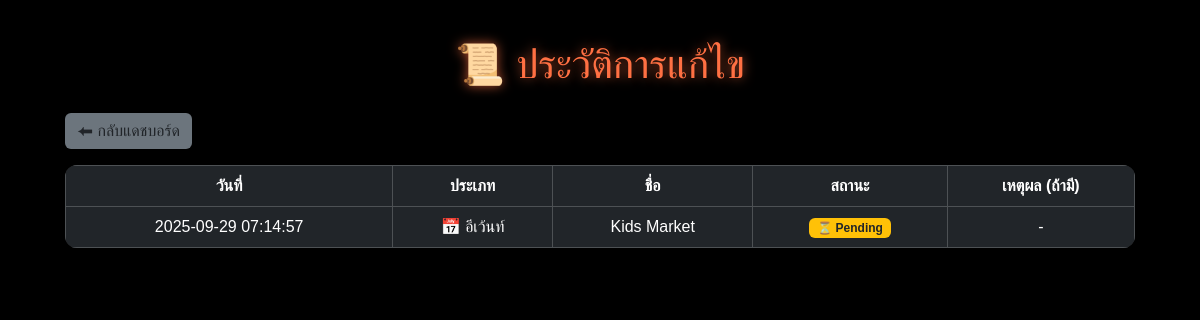
The app's page /admin/admin_history.php (signed in), older data.
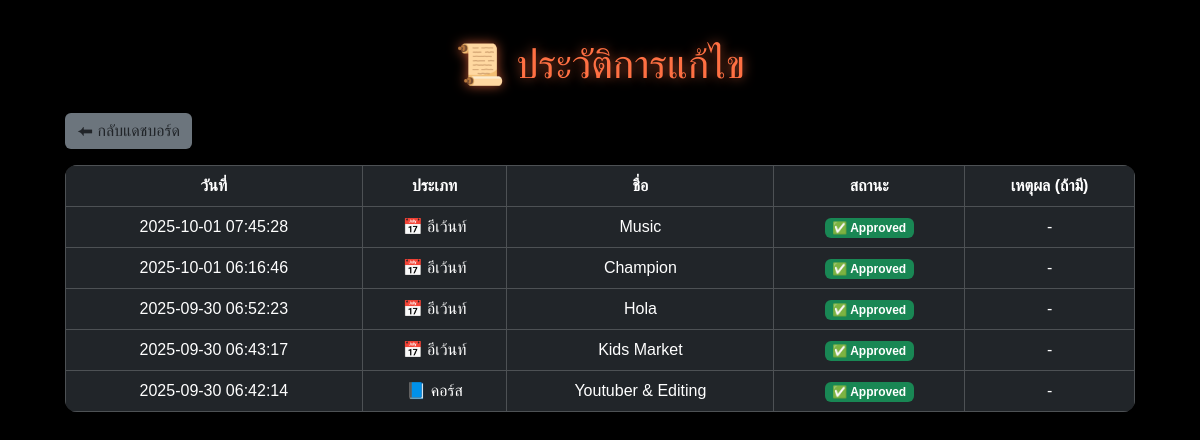
The same page, newer data.
### tables this page shows
CREATE TABLE `approval_history` (
  `id` int(11) NOT NULL,
  `item_type` enum('event','course') NOT NULL,
  `item_id` int(11) NOT NULL,
  `status` enum('pending','approved','disapproved') NOT NULL DEFAULT 'pending',
  `reason` text DEFAULT NULL,
  `created_at` timestamp NOT NULL DEFAULT current_timestamp()
);

### admin/admin_history.php (the view, shortened to what this page needs)
<?php
include __DIR__ . '/db_connect.php';
$result = mysqli_query($conn, "
    SELECT h.*,
           IF(h.item_type='course', c.CourseName, e.E_Title) AS item_name
    FROM approval_history h
    LEFT JOIN course c ON h.item_type='course' AND h.item_id=c.CourseID
    LEFT JOIN event e  ON h.item_type='event' AND h.item_id=e.EventID
    ORDER BY h.created_at DESC
");
?>
<!DOCTYPE html>
<html lang="th">
<head>
  <link href="https://cdn.jsdelivr.net/npm/bootstrap@5.3.3/dist/css/bootstrap.min.css" rel="stylesheet">
  <link rel="stylesheet" href="public/style.css">
</head>
<body>
  <div class="container">
    <h1>📜 ประวัติการแก้ไข</h1>
    <a href="admin_dashboard.php" class="btn btn-back mb-3">⬅ กลับแดชบอร์ด</a>
    <table class="table table-dark table-bordered align-middle">
      <thead>
        <tr>
          <th>วันที่</th>
          <th>ประเภท</th>
          <th>ชื่อ</th>
          <th>สถานะ</th>
          <th>เหตุผล (ถ้ามี)</th>
        </tr>
      </thead>
      <tbody>
        <?php while ($row = mysqli_fetch_assoc($result)) { ?>
          <tr>
            <td><?= $row['created_at'] ?></td>
            <td><?= $row['item_type'] == 'course' ? '📘 คอร์ส' : '📅 อีเว้นท์' ?></td>
            <td><?= htmlspecialchars($row['item_name']) ?></td>
            <td>
              <?php if ($row['status'] == 'approved'): ?>
                <span class="badge bg-success">✅ Approved</span>
              <?php elseif ($row['status'] == 'pending'): ?>
                <span class="badge bg-warning text-dark">⏳ Pending</span>
              <?php else: ?>
                <span class="badge bg-danger">❌ Disapproved</span>
              <?php endif; ?>
            </td>
            <td><?= htmlspecialchars($row['reason'] ?: '-') ?></td>
          </tr>
        <?php } ?>
      </tbody>
    </table>
  </div>
</body>
</html>

### admin/public/style.css (style rules this page uses)
body { font-family: 'Kanit', sans-serif; }

### admin/admin_history.php (style rules this page uses)
body { background: #000000ff; color: #f5f5f5; font-family: 'Prompt', sans-serif; }
.container { max-width: 1100px; margin: auto; padding: 40px 15px; }
h1 { color: #ff7043; text-align: center; margin-bottom: 25px; text-shadow: 0 0 12px rgba(255, 112, 67, .7); }
table { background: #2b2a2aff; border-radius: 12px; overflow: hidden; }
th { background: #ff7043; text-align: center; }
td { text-align: center; vertical-align: middle; }
.btn-back { background: #6c757d; border: none; }

Row changes from the older to the newer data that the page shows:
removed approval_history: created_at "2025-09-29 07:14:57", item_type "📅 อีเว้นท์", item_name "Kids Market", status "⏳ Pending", reason "-"
added approval_history: created_at "2025-10-01 07:45:28", item_type "📅 อีเว้นท์", item_name "Music", status "✅ Approved", reason "-"
added approval_history: created_at "2025-10-01 06:16:46", item_type "📅 อีเว้นท์", item_name "Champion", status "✅ Approved", reason "-"
added approval_history: created_at "2025-09-30 06:52:23", item_type "📅 อีเว้นท์", item_name "Hola", status "✅ Approved", reason "-"
added approval_history: created_at "2025-09-30 06:43:17", item_type "📅 อีเว้นท์", item_name "Kids Market", status "✅ Approved", reason "-"
added approval_history: created_at "2025-09-30 06:42:14", item_type "📘 คอร์ส", item_name "Youtuber & Editing", status "✅ Approved", reason "-"
